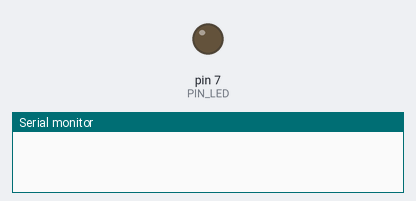
Simulated run of this sketch. Board: Arduino Uno, built with avr-gcc and run on an emulated ATmega328P. Shown: output pins drawn as LEDs (lit = HIGH), the last lines printed to the serial monitor. Dashed ring = blinking. At 2.0 s the program stops and its outputs stay as they are.

Above: at 0.5 s.
At 1.75 s:
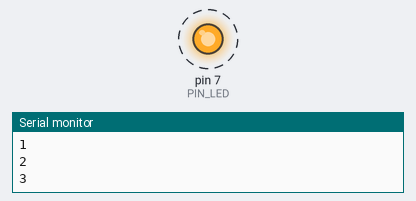
Timing chart, 0 to 3.0 s (numbered marks = the images above):
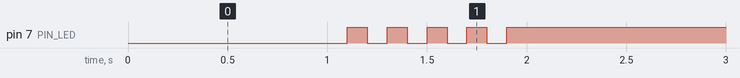

Measured:
- by itself, pin 7 (PIN_LED): alternates HIGH for 0.10 s and LOW for 0.10 s, 9 changes in all, then stays HIGH

The sketch:

05_practice_2.ino.ino
```cpp
#define PIN_LED 7
unsigned int count;

void setup() {
  // put your setup code here, to run once:
  pinMode(PIN_LED, OUTPUT);
  Serial.begin(115200);
  while (!Serial){
    ;
  }
}

void loop() {
  digitalWrite(PIN_LED, 0);
  delay(1000);
  while(1){
  digitalWrite(PIN_LED, 0);
  delay(100);
  digitalWrite(PIN_LED, 1);
  delay(100);
  count = count + 1;
  Serial.println(count);
  if (count == 5){
     digitalWrite(PIN_LED, 1);
      exit(0);
  }
  }

}
```
